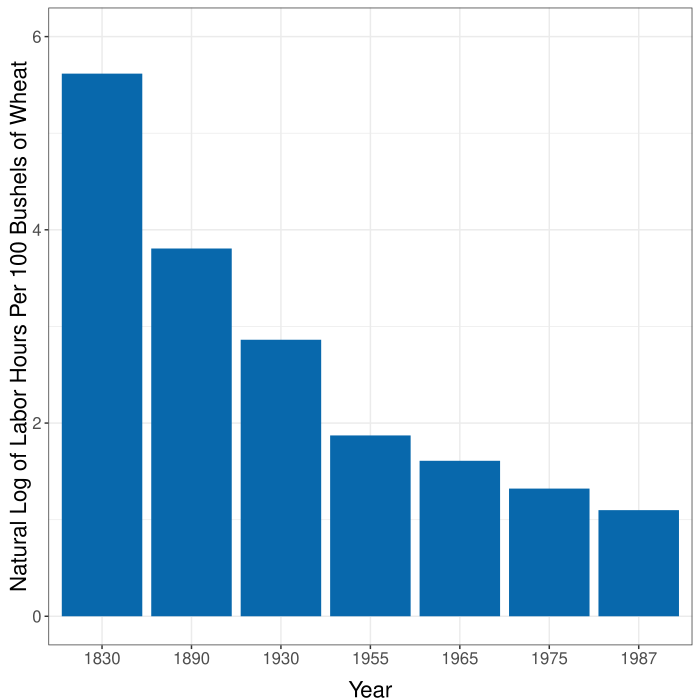

Reproduce this figure in R.
#Graph Designer: Bridget Diana + Scott Cohn + Simon Halliday
#Authors: Bowles and Halliday
#Title: Coordination, Conflict and Competition: A Text in Microeconomics


require(shape)
library(tidyverse)
library(lubridate)
# ----
#Set parameters for graphics
pointsize <- 1.8
axislabelsize <- 1.8
labelsize <- 1.5
namesize <- 1.8
annotatesize <- 1.5
graphlinewidth <- 2
segmentlinewidth <- 1.5

COL <- c("#7fc97f", "#beaed4", "#fdc086", "#ffff99", "#386cb0", "#f0027f", "#bf5b17", "#666666")
COLA <- c("#e0f3db", "#99d8c9","#66c2a4","#41ae76", "#238b45", "#005824")
COLB <- c("#c6dbef", "#4eb3d3", "#2b8cbe", "#0868ac","#084081")
COLC <- c("#fcfbfd", "#efedf5", "#dadaeb", "#bcbddc", "#9e9ac8", "#807dba", "#6a51a3", "#54278f", "#3f007d")

#----
# pull in data
# ----
library(readr)
library(tidyverse)

ag_data <- read_csv("specprodexch/ag_data.csv")

ag_data$lnHoursPerBushel <- log(ag_data$HoursPerBushel)
ag_data$lnBushelsPerHourLabor <- log(ag_data$BushelsPerHourLabor)
ag_data$lnHoursPer100Bushels <- log(ag_data$HoursPer100Bushels)

# ag_data <- 
#   ag_data %>% 
  

# graph
# ----

pdf(file = "hours_per_bushel.pdf", width = 7, height = 7)

ggplot(data = ag_data, mapping = aes(x = as.factor(Year), y = HoursPerBushel)) +  labs(x = "Year", y = "Labor Hours Per One Bushel of Wheat") + geom_bar(stat = "identity", fill = COLB[4]) + annotate("text", x = c(1,2, 3, 4, 5, 6, 7), y = c(2.9, 0.63, 0.37, 0.27, 0.23, 0.25, 0.21), label = c("Walking plow, \n brush harrow, \n hand broadcast of \n seed, sickle, and flail", "Gang plow, seeder, \n harrow, binder, \n thresher, wagons, \n and horses", "3-bottom gang plow, \n tractor, 10-foot \n tandem disk, harrow, \n 12-foot combine, \nand trucks", "tractor, 10-foot plow, \n 12-foot row weeder, \nharrow, 14-foot drill, \n self-propelled \n combine, and trucks", "tractor, 12-foot plow, \n 14-foot drill, 14-foot \n self-propelled \n combine, and trucks", "tractor, 30-foot \n sweep disk, 27-foot \n drill, 22-foot \n self-propelled \n combine, and trucks", "tractor, 35-foot sweep  \n disk, 30-foot drill, \n 25-foot self-propelled \n combine, and trucks") , color="black", size=2) +theme_bw() + ylim(0,3.1)

dev.off()

pdf(file = "hours_per_100bushel.pdf", width = 7, height = 7)

ggplot(data = ag_data, 
       mapping = aes(x = as.factor(Year), y = HoursPer100Bushels)) +  
  labs(x = "Year", y = "Labor Hours Per 100 Bushels of Wheat") + 
  geom_bar(stat = "identity", fill = COLB[4]) + 
  annotate("text", 
           x = c(1,2, 3, 4, 5, 6, 7), 
           y = c(300, 71, 53, 50, 41, 40, 39), 
           label = c("walking plow, \n brush harrow, \n hand broadcast of \n seed, sickle, \n and flail: \n 275 hours", 
                     "gang plow, \n seeder, harrow, \n binder, thresher, \n wagons, \n and horses: \n 45 hours", 
                     "3-bottom \n gang plow, \n tractor, 10-foot \n tandem disk, \n harrow, 12-foot \n combine, and \n trucks:\n 17.5 hours", 
                     "tractor, \n 10-foot plow, \n 12-foot row \n weeder, \nharrow, \n 14-foot drill, \n self-propelled \n combine, \n and trucks: \n 6.5 hours", 
                     "tractor, \n 12-foot plow, \n 14-foot drill,\n  14-foot \n self-propelled \n combine, \n and trucks: \n 5 hours", 
                     "tractor, 30-foot \n sweep disk, \n 27-foot drill, \n 22-foot \n self-propelled \n combine, \n and trucks: \n 3.75 hours", 
                     "tractor, \n 35-foot sweep  \n disk, 30-foot \n drill, 25-foot \n self-propelled \n combine, \n and trucks: \n 3 hours") , 
           color="black", size= 3) + 
  theme_bw() + 
  ylim(0,310)

dev.off()


pdf(file = "specprodexch/loghours_per_100bushel.pdf", width = 7, height = 7)

ggplot(data = ag_data, 
       mapping = aes(x = as.factor(Year), y = lnHoursPer100Bushels)) +  
  labs(x = "Year", y = "Natural Log of Labor Hours Per 100 Bushels of Wheat") + 
  geom_bar(stat = "identity", fill = COLB[4]) + 
  # annotate("text", 
  #          x = c(1, 2, 3, 4, 5, 6, 7), 
  #          y = c(300, 71, 53, 50, 41, 40, 39), 
  #          label = c("walking plow, \n brush harrow, \n hand broadcast of \n seed, sickle, \n and flail: \n 275 hours", 
  #                    "gang plow, \n seeder, harrow, \n binder, thresher, \n wagons, \n and horses: \n 45 hours", 
  #                    "3-bottom \n gang plow, \n tractor, 10-foot \n tandem disk, \n harrow, 12-foot \n combine, and \n trucks:\n 17.5 hours", 
  #                    "tractor, \n 10-foot plow, \n 12-foot row \n weeder, \nharrow, \n 14-foot drill, \n self-propelled \n combine, \n and trucks: \n 6.5 hours", 
  #                    "tractor, \n 12-foot plow, \n 14-foot drill,\n  14-foot \n self-propelled \n combine, \n and trucks: \n 5 hours", 
  #                    "tractor, 30-foot \n sweep disk, \n 27-foot drill, \n 22-foot \n self-propelled \n combine, \n and trucks: \n 3.75 hours", 
  #                    "tractor, \n 35-foot sweep  \n disk, 30-foot \n drill, 25-foot \n self-propelled \n combine, \n and trucks: \n 3 hours") , 
  #          color="black", size= 3) + 
  theme_bw() + 
  ylim(0, 6) + 
  theme(legend.position = "none", 
        legend.title = element_blank(), 
        axis.title.y = element_text(size = 16, vjust = 0.5),
        axis.title.x = element_text(size = 16, vjust = -1),
        legend.text = element_blank(),
        axis.text.x = element_text(size = 15),
        axis.text.y = element_text(size = 15)
  ) 


dev.off()




pdf(file = "bushels_per_hour.pdf", width = 7, height = 7)

ggplot(data = ag_data, 
       mapping = aes(x = as.factor(Year), y = BushelsPerHourLabor)) + 
  labs(x = "Year", y = "Bushels of Wheat Per One Hour of Labor") + 
  geom_bar(stat = "identity", fill = COLA[4]) + 
  annotate("text", x = c(1,2, 3, 4, 5, 6, 7), y = c(3.1,5, 9, 18.7, 23, 30, 36), label = c("Walking plow, \n brush harrow, \n hand broadcast of \n seed, sickle, and flail", "Gang plow, seeder, \n harrow, binder, \n thresher, wagons, \n and horses", "3-bottom gang plow, \n tractor, 10-foot \n tandem disk, harrow, \n 12-foot combine, \nand trucks", "tractor, 10-foot plow, \n 12-foot row weeder, \nharrow, 14-foot drill, \n self-propelled \n combine, and trucks", "tractor, 12-foot plow, \n 14-foot drill, 14-foot \n self-propelled \n combine, and trucks", "tractor, 30-foot \n sweep disk, 27-foot \n drill, 22-foot \n self-propelled \n combine, and trucks", "tractor, 35-foot sweep  \n disk, 30-foot drill, \n 25-foot self-propelled \n combine, and trucks") , color="black", size=labelsize) +theme_bw() + ylim(0,40)
#+ annotate("segment", x = c(1,2,3,4), xend = c(1,2,3,4), y = c(4,7,10,18.5) , yend = c(1,3,6,15.5), colour = "black", size=0.4, alpha=1, arrow=arrow()) 

dev.off()
